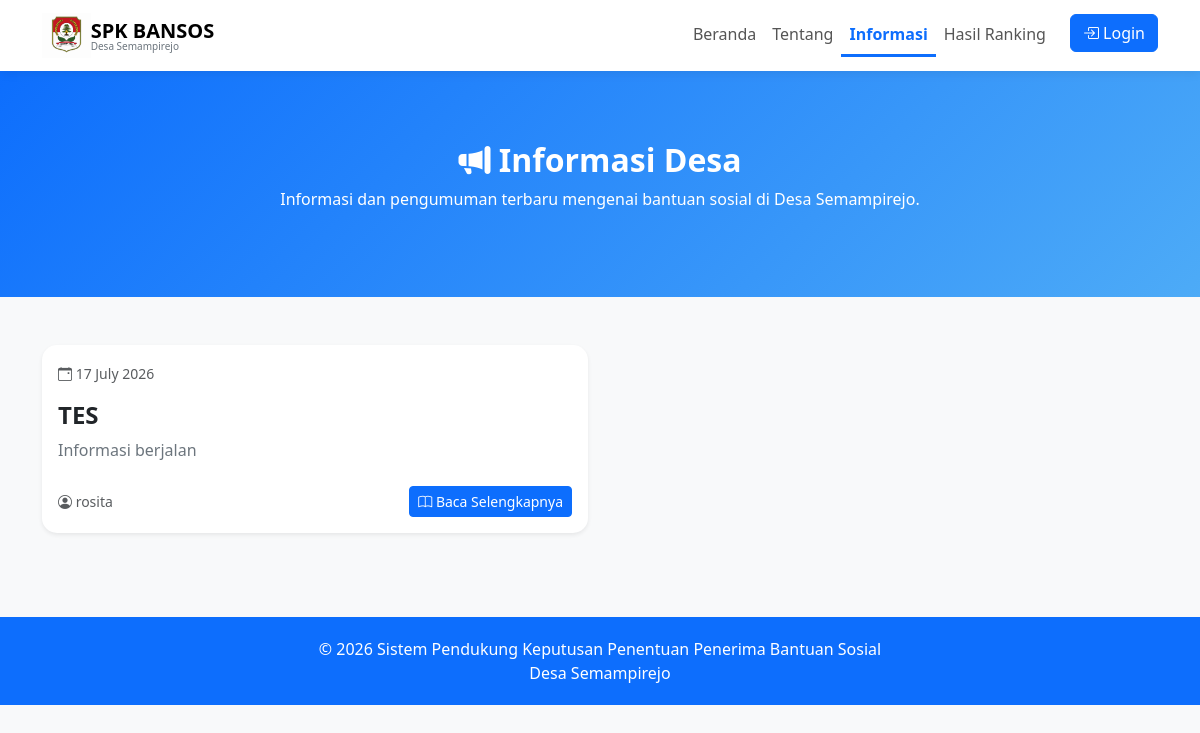
The app's page /informasi.php with its own data.
### tables this page shows
CREATE TABLE `tb_informasi` (
  `id_informasi` int(11) NOT NULL,
  `judul` varchar(150) NOT NULL,
  `isi` text NOT NULL,
  `tanggal` date NOT NULL,
  `id_user` int(11) NOT NULL
);

CREATE TABLE `tb_user` (
  `id_user` int(11) NOT NULL,
  `username` varchar(50) NOT NULL,
  `password` varchar(255) NOT NULL,
  `role` enum('Admin','Kepala Desa') NOT NULL
);

### public/informasi.php (the view, shortened to what this page needs)
<?php
include "../config/koneksi.php";
$currentPage = basename($_SERVER['PHP_SELF']);
$data = mysqli_query($conn,"
SELECT
    i.*,
    u.username
FROM tb_informasi i
LEFT JOIN tb_user u
ON i.id_user = u.id_user
ORDER BY i.tanggal DESC
");
?>
<!DOCTYPE html>
<html lang="id">
<head>
    <link href="https://cdn.jsdelivr.net/npm/bootstrap@5.3.3/dist/css/bootstrap.min.css" rel="stylesheet">
    <link href="https://cdn.jsdelivr.net/npm/bootstrap-icons@1.11.3/font/bootstrap-icons.css" rel="stylesheet">
</head>
<body>
<nav class="navbar navbar-expand-lg bg-white">
    <div class="container">
        <a class="navbar-brand d-flex align-items-center" href="index.php">
            <img src="../assets/img/logo.png"
                style="height:45px; width:auto;">
            <div class="lh-1">
                <span class="fw-bold fs-5">
                    SPK BANSOS
                </span>
                <small class="d-block text-secondary"
                    style="font-size:10px;">
                    Desa Semampirejo
                </small>
            </div>
        </a>
        <div class="collapse navbar-collapse"
            id="menu">
            <ul class="navbar-nav ms-auto">
                <li class="nav-item">
                    <a class="nav-link <?= ($currentPage=='index.php') ? 'active' : ''; ?>"
                        href="index.php">
                        Beranda
                    </a>
                </li>
                <li class="nav-item">
                    <a class="nav-link <?= ($currentPage=='tentang.php') ? 'active' : ''; ?>"
                        href="tentang.php">
                        Tentang
                    </a>
                </li>
                <li class="nav-item">
                    <a class="nav-link <?= ($currentPage=='informasi.php') ? 'active' : ''; ?>"
                        href="informasi.php">
                        Informasi
                    </a>
                </li>
                <li class="nav-item">
                    <a class="nav-link <?= ($currentPage=='hasil.php') ? 'active' : ''; ?>"
                        href="hasil.php">
                        Hasil Ranking
                    </a>
                </li>
                <li class="nav-item">
                    <a class="btn btn-primary ms-3"
                        href="../auth/login.php">
                        <i class="bi bi-box-arrow-in-right"></i>
                        Login
                    </a>
                </li>
            </ul>
        </div>
    </div>
</nav>
<section class="hero">
    <div class="container text-center">
        <h2 class="fw-bold">
            <i class="bi bi-megaphone-fill"></i>
            Informasi Desa
        </h2>
        <p>
            Informasi dan pengumuman terbaru mengenai
            bantuan sosial di Desa Semampirejo.
        </p>
    </div>
</section>
<div class="container my-5">
    <div class="row">
        <?php if(mysqli_num_rows($data) > 0){ ?>
    <?php while($row = mysqli_fetch_assoc($data)){ ?>
        <div class="col-lg-6 mb-4">
            <div class="card shadow-sm h-100">
                <div class="card-body">
                    <small class="text-muted">
                        <i class="bi bi-calendar-event"></i>
                        <?= date('d F Y', strtotime($row['tanggal'])); ?>
                    </small>
                    <h4 class="card-title mt-3">
                        <?= htmlspecialchars($row['judul']); ?>
                    </h4>
                    <p class="text-secondary">
                        <?= substr(strip_tags($row['isi']),0,180); ?>
                    </p>
                    <div class="d-flex justify-content-between align-items-center mt-4">
                        <small class="text-muted">
                            <i class="bi bi-person-circle"></i>
                            <?= htmlspecialchars($row['username']); ?>
                        </small>
                        <a
                            href="detail-informasi.php?id=<?= $row['id_informasi']; ?>"
                            class="btn btn-primary btn-sm">
                            <i class="bi bi-book"></i>
                            Baca Selengkapnya
                        </a>
                    </div>
                </div>
            </div>
        </div>
    <?php } ?>
<?php } ?>
    </div>
</div>
<footer>
    <div class="container text-center">
        © <?= date('Y'); ?>
        Sistem Pendukung Keputusan Penentuan Penerima Bantuan Sosial
        <br>
        Desa Semampirejo
    </div>
</footer>
</body>
</html>

### public/informasi.php (style rules this page uses)
body { font-family:'Segoe UI',sans-serif; background:#f8f9fa; }
.navbar { box-shadow:0 2px 10px rgba(0,0,0,.08); }
.hero { background:linear-gradient(135deg,#0d6efd,#4dabf7); color:white; padding:70px 0; }
.card { border:none; border-radius:15px; transition:.3s; }
.card-title { font-weight:600; }
.nav-link { color:#555 !important; font-weight:500; transition:.3s; }
.nav-link.active { color:#0d6efd !important; font-weight:700; border-bottom:3px solid #0d6efd; }
footer { background:#0d6efd; color:white; padding:20px; margin-top:60px; }

### records on screen
tb_informasi: tanggal "17 July 2026", judul "TES", isi "Informasi berjalan", id_user.username "rosita"
